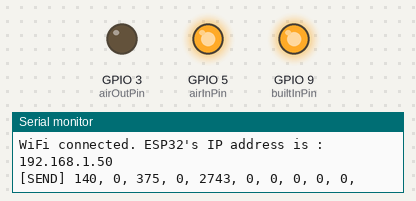
The sketch below on a simulated ESP32-S3. Parts: output pins drawn as LEDs (lit = HIGH), the last lines printed to the serial monitor. WiFi joins after 1.5 s; servers stay silent unless stated; random numbers use the default seed unless the sketch sets one.

Above: at 3.3 s.
At 4.4 s:
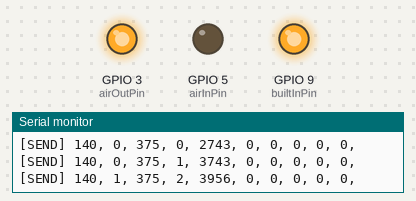
Timing chart, 0 to 5.7 s (numbered marks = the images above):
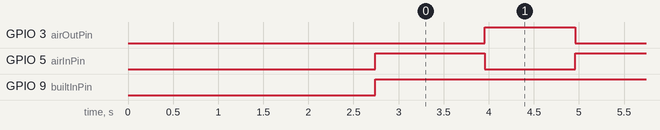

Measured:
- by itself, GPIO 3 (airOutPin): alternates HIGH for 1.0 s and LOW for 1.2 s
- by itself, GPIO 5 (airInPin): alternates HIGH for 1.2 s and LOW for 1.0 s
- by itself, GPIO 9 (builtInPin): LOW → HIGH at 2.7 s

The sketch:

src.ino
```cpp
/*
=============================================================================================
=============================================================================================
Baby BioFeedback System
乳幼児の生体情報を模倣するシステム
=============================================================================================
=============================================================================================

Git情報：
- リポジトリ: https://github.com/H-haruki-20/research_baby_fb_system/blob/main/system/src/src.ino
- ブランチ: main
git add .
git commit -m "What you did"
git push -u origin main

WiFi情報：
SSID: elecom2g-0f6767, Password: 4784344870359 に接続する。(自宅)
実験の時は、モバイルWiFiを使用すること。HMDとともにそれに接続する。

作業履歴：
2024/11/19　初期バージョンを作成
2024/11/19　正常に動作することを確認
2024/11/19　WiFi機能を分離しようとしたところ、PCから制御不能になった。(未解決)　→　2024/12/21 : fetch('')のバッククォートが抜けてたことが原因(解決)
2024/12/21  心拍をPWMで制御し、出力を上げた。しかし、振動子から音がなってしまう。
2025/02/04　WiFi機能の削除、および平均的な6ヶ月児の心拍数と呼吸時間を設定　→　実験用に使えるように確定
2025/07/17　ArduinoからPico 4 Ultraにデータ送信する機能の追加
*/

#include <WiFi.h>
#include <WiFiClient.h>
#include <WiFiServer.h>
#include <WiFiUdp.h>

/*
=============================================================================================
定数および変数定義
=============================================================================================
*/

/*
Wi-Fi接続情報
- SSID: 接続先のWi-Fiネットワーク名
- password: Wi-Fiネットワークのパスワード
*/
const char *ssid = "elecom2g-0f6767";
const char *password = "4784344870359";
// const char* ssid = "Buffalo-A-9EA8";
// const char* password = "t6v6yuubsytps";

/*
データ送信先の情報
- SEND_ADDRESS: 送信先（VR側）のIPアドレス
（※ HMDでUnityアプリケーションを動作させて、IPアドレスを確認する）
*/
const char *SEND_ADRESS = "192.168.2.174";

// 以下、固定(ポート番号)
const int send_port = 22222;
const int receive_port = 22224;

WiFiUDP udp;

// 送るデータのサイズ。データはショート型の符号付き２バイト、送信時は１バイトに変換。
static const int MSG_SIZE = 10;
static const int MSG_BUFF = MSG_SIZE * 2;

// 共用体の設定
typedef union
{
  short sval[MSG_SIZE];   // ショート型
  uint8_t bval[MSG_BUFF]; // 符号なしバイト型
} UDPData;

UDPData s_upd_message_buf; // 送信用共用体のインスタンスを宣言
UDPData r_upd_message_buf; // 受信用共用体のインスタンスを宣言

int count = 0; // 送信変数用のカウント

/*
Pin定義：
- airOutPin: 空気を抜く制御用
- airInPin: 空気を入れる制御用
- builtInPin: 内蔵心拍の制御用
*/
const int airOutPin = 3;  // 空気を抜くピン
const int airInPin = 5;   // 空気を入れるピン
const int builtInPin = 9; // 内蔵心拍のピン

/*
心拍や呼吸の制御に使用する定数定義:
- HEARTBEAT_ON: 心拍動作時のPWM出力
- HEARTBEAT_OFF: 心拍停止時のPWM出力
- AIR_IN_ON: 吸気時のPWM出力
- AIR_OUT_ON: 呼気時のPWM出力
- AIR_OFF: エアポンプ停止時のPWM出力
*/
const int HEARTBEAT_ON = 255;
const int HEARTBEAT_OFF = 0;
const int AIR_IN_ON = 255;
const int AIR_OUT_ON = 255;
const int AIR_OFF = 0;

// 時間計測用の変数
unsigned long previousBeatMillis = 0;   // 心拍のタイミング
unsigned long previousBreathMillis = 0; // 呼吸のタイミング
bool isInhaling = true;                 // 吸気か呼気かのフラグ

// 心拍制御用の変数
unsigned long heartbeatStartMillis = 0; // 心拍開始時刻
bool isHeartbeating = false;            // 心拍中フラグ
int heartbeatDuration = 100;            // 心拍の持続時間（基本値）

/*
状態の定義
*/
enum BabyState
{
  CRYING,
  SLEEPING,
  PLAYING,
  RELAXING,
  START,
  STOP
};
BabyState currentState = CRYING;

// 各パターンの設定値
struct StateSettings
{
  int heartRate;   // 心拍数 (1分間の心拍回数)
  int inhaleTime;  // 吸気時間 (膨らむ)
  int exhaleTime;  // 呼気時間 (縮む)
  int variability; // ランダムの変動幅
};

/*
状態ごとの値：{心拍数, 吸気時間, 呼気時間, ランダムの変動幅}
*/
StateSettings crying = {140, 1000, 1200, 200};   // 泣いているとき
StateSettings sleeping = {100, 3000, 3000, 100}; // 寝ているとき
StateSettings playing = {50, 1500, 2500, 150};   // 遊んでいるとき
StateSettings relaxing = {10, 2000, 2500, 120};  // リラックスしているとき
StateSettings start = sleeping;
StateSettings stop = {0.1, 0, 0, 0};

StateSettings currentSettings;

/*
=============================================================================================
関数定義
=============================================================================================
*/

/*
applyStateSettings():
現在の状態に応じた設定（心拍数、呼吸パターンなど）を適用する関数
- 入力: なし（`currentState`を参照）
- 出力: なし（`currentSettings`を更新）
*/
void applyStateSettings()
{
  switch (currentState)
  {
  case CRYING:
    currentSettings = crying;
    break;
  case SLEEPING:
    currentSettings = sleeping;
    break;
  case PLAYING:
    currentSettings = playing;
    break;
  case RELAXING:
    currentSettings = relaxing;
    break;
  case START:
    currentSettings = start;
    break;
  case STOP:
    currentSettings = stop;
    break;
  }
}

/*
disableAllPins():
すべての出力をオフにする
*/
void disableAllPins()
{
  analogWrite(airOutPin, AIR_OFF);
  analogWrite(airInPin, AIR_OFF);
  analogWrite(builtInPin, HEARTBEAT_OFF);
}

/*
sendUDP():
送信用の関数　Arduino → VR(Unity)
*/
void sendUDP()
{
  String test = "";

  udp.beginPacket(SEND_ADRESS, send_port);

  for (int i = 0; i < MSG_BUFF; i++)
  {
    udp.write(s_upd_message_buf.bval[i]); // １バイトずつ送信
    if (i % 2 == 0)
    {
      test += String(s_upd_message_buf.sval[i / 2]) + ", ";
    }
  }
  Serial.println("[SEND] " + test); // 送信データ（short型）を表示

  udp.endPacket(); // UDPパケットの終了
}

/*
receiveUDP():
受信用の関数　VR(Unity) → Arduino
あまり使う機会ないかも
*/
void receiveUDP()
{
  int packetSize = udp.parsePacket();
  byte tmpbuf[MSG_BUFF]; // パケットを一次受けする配列

  // データの受信
  Serial.print("[RESV] ");
  if (packetSize == MSG_BUFF)
  {                             // 受信したパケットの量を確認
    udp.read(tmpbuf, MSG_BUFF); // パケットを受信
    for (int i = 0; i < MSG_BUFF; i++)
    {
      r_upd_message_buf.bval[i] = tmpbuf[i]; // 受信データを共用体に転記
    }
    for (int i = 0; i < MSG_SIZE; i++)
    {
      Serial.print(String(r_upd_message_buf.sval[i])); // シリアルモニタに出力
      Serial.print(", ");
    }
  }
  else
  {
    Serial.print("none."); // 受信していない場合はシリアルモニタにnone.を出力
  }
  Serial.println();
}

/*
=============================================================================================
メインプログラム
=============================================================================================
*/

void setup()
{
  Serial.begin(9600);
  delay(500);
  pinMode(airInPin, OUTPUT);
  pinMode(airOutPin, OUTPUT);
  pinMode(builtInPin, OUTPUT);
  Serial.println("************************************************");
  Serial.println("****** Welcome to Baby BioFeedback System ******");
  Serial.println("************************************************");

  // *********** WiFi接続 ******************** //
  WiFi.disconnect();
  Serial.println("Connecting to WiFi to : " + String(ssid));
  delay(100);

  WiFi.begin(ssid, password); // Wifiに接続

  while (WiFi.status() != WL_CONNECTED)
  {
    delay(100);
  }

  Serial.println("WiFi connected.");
  Serial.print("WiFi connected. ESP32's IP address is : ");
  Serial.println(WiFi.localIP());

  // UDP 開始
  udp.begin(receive_port);
  delay(500);

  // *********** WiFi接続終わり ******************** //

  // 初期設定の適用
  applyStateSettings();
}

void loop()
{
  if (currentState == STOP)
  {
    disableAllPins();
  }
  unsigned long currentMillis = millis();

  // 状態に応じた設定を適用
  applyStateSettings();

  /*
  ====================================================
  心拍の処理
  ====================================================
  */
  static bool heartbeatActive = false;
  static bool lastHeartbeatActive = false;
  int beatInterval = 60000 / currentSettings.heartRate;

  if (!isHeartbeating && (currentMillis - previousBeatMillis >= beatInterval))
  {
    previousBeatMillis = currentMillis;
    heartbeatStartMillis = currentMillis;
    isHeartbeating = true;
    heartbeatActive = true;

    // 心拍の持続時間を変動させる
    heartbeatDuration = 50 + random(-currentSettings.variability, currentSettings.variability);

    // 心拍の振動（ON）
    analogWrite(builtInPin, HEARTBEAT_ON);
  }

  // 心拍の終了判定
  if (isHeartbeating && (currentMillis - heartbeatStartMillis >= heartbeatDuration))
  {
    isHeartbeating = false;
    heartbeatActive = false;

    // 心拍の振動（OFF）
    analogWrite(builtInPin, HEARTBEAT_OFF);
  }

  /*
  ================================================
  呼吸の処理
  ================================================
  */
  static bool lastIsInhaling = true;
  bool breathingStateChanged = false;

  if (isInhaling)
  {
    if (currentMillis - previousBreathMillis >= currentSettings.inhaleTime + random(0, currentSettings.variability))
    {
      previousBreathMillis = currentMillis;
      isInhaling = false;
      breathingStateChanged = true;

      // 呼吸を膨らませる
      analogWrite(airOutPin, AIR_OFF);
      analogWrite(airInPin, AIR_IN_ON);
    }
  }
  else
  {
    if (currentMillis - previousBreathMillis >= currentSettings.exhaleTime + random(0, currentSettings.variability))
    {
      previousBreathMillis = currentMillis;
      isInhaling = true;
      breathingStateChanged = true;

      // 呼吸を縮ませる
      analogWrite(airOutPin, AIR_OUT_ON);
      analogWrite(airInPin, AIR_OFF);
    }
  }

  /*
  =========================================================
  体温
  =========================================================
  */
  float bodyTemp = 37.5;


  /*
  =========================================================
  Unityへ送信
  =========================================================
  */
  // 心拍または呼吸の状態が変化した時に送信
  bool shouldSend = false;

  // 心拍の状態変化をチェック
  if (heartbeatActive != lastHeartbeatActive)
  {
    shouldSend = true;
    lastHeartbeatActive = heartbeatActive;
  }

  // 呼吸の状態変化をチェック
  if (breathingStateChanged)
  {
    shouldSend = true;
  }

  // 定期的な送信も維持（状態確認用、1秒間隔）
  static unsigned long lastPeriodicSendTime = 0;
  if (currentMillis - lastPeriodicSendTime >= 1000)
  {
    shouldSend = true;
    lastPeriodicSendTime = currentMillis;
  }

  if (shouldSend)
  {
    /*
    =========================================================
    送信データ s_udp_message_buf.sval
    [0] -> 心拍数：int
    [1] -> 呼吸：空気 in(1) / out(0)
    [2] -> 体温：float (整数部分のみ)
    [3] -> カウンタ：int
    [4] -> タイムスタンプ：int
    [5] -> 現在の状態：int
    [6]-[9] -> 予備
    =========================================================
    */
    s_upd_message_buf.sval[0] = currentSettings.heartRate; // 心拍数
    s_upd_message_buf.sval[1] = isInhaling ? 1 : 0;        // 呼吸状態（1:吸気, 0:呼気）
    s_upd_message_buf.sval[2] = (int)(bodyTemp * 10);      // 体温（37.5℃ → 375として送信）
    s_upd_message_buf.sval[3] = count++;                   // カウンタ
    s_upd_message_buf.sval[4] = currentMillis % 65536;     // タイムスタンプ（下位16bit）
    s_upd_message_buf.sval[5] = (int)currentState;         // 現在の状態
    s_upd_message_buf.sval[6] = 0;                         // 以下、予備
    s_upd_message_buf.sval[7] = 0;
    s_upd_message_buf.sval[8] = 0;
    s_upd_message_buf.sval[9] = 0;

    sendUDP();
  }
}
```
